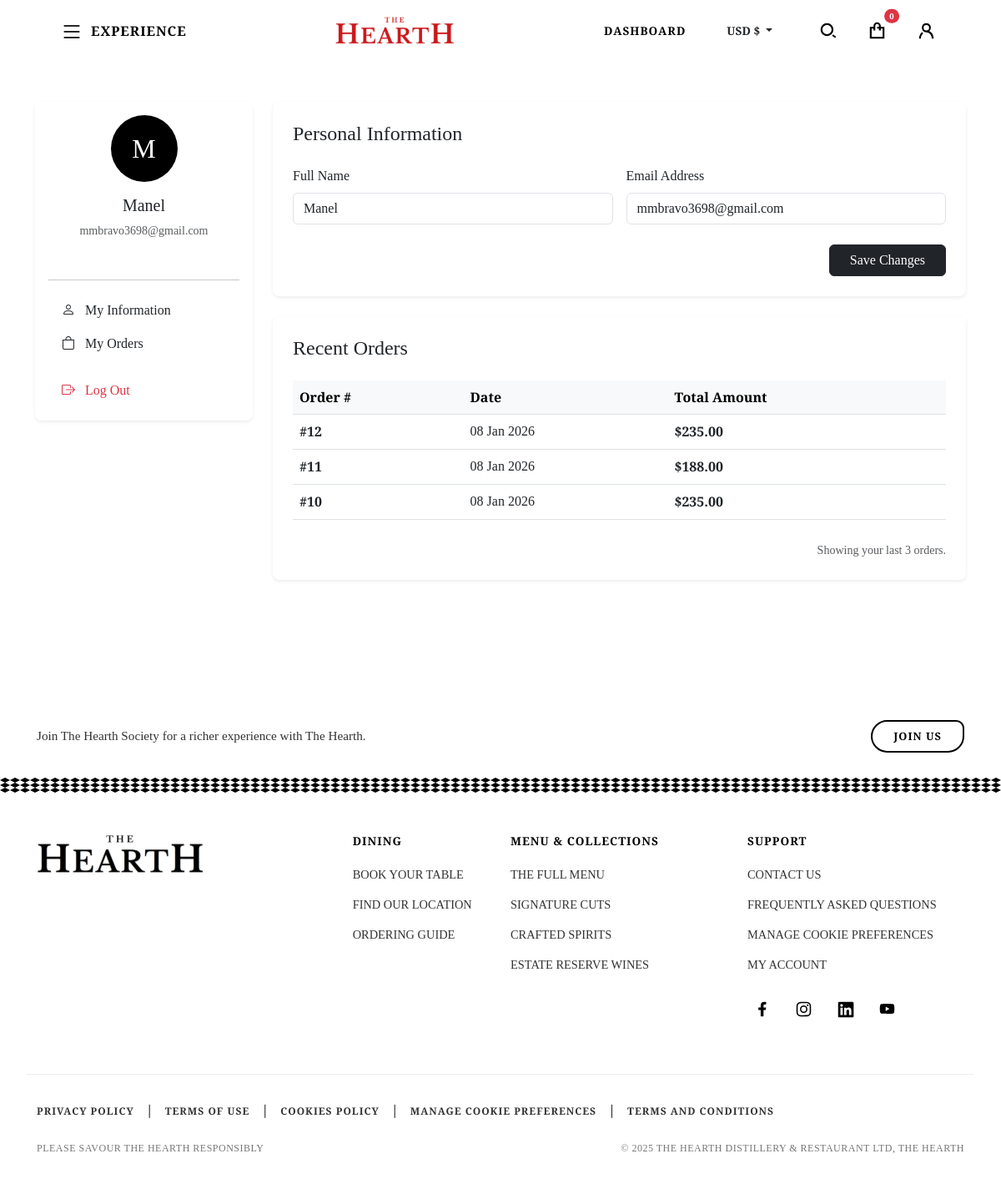
The page /index.php?controller=User&action=profile (signed in) on the database its author committed.
### tables this page shows
CREATE TABLE `user` (
  `user_id` int(11) NOT NULL,
  `name` varchar(50) NOT NULL,
  `last_name` varchar(255) DEFAULT NULL,
  `email` varchar(250) NOT NULL,
  `password` varchar(250) NOT NULL,
  `address` text DEFAULT NULL,
  `phone` varchar(20) DEFAULT NULL,
  `role` enum('customer','admin','staff') NOT NULL DEFAULT 'customer'
);

CREATE TABLE `customer_order` (
  `order_id` int(11) NOT NULL,
  `user_id` int(11) DEFAULT NULL,
  `coupon_used_id` int(11) DEFAULT NULL,
  `table_number` varchar(10) DEFAULT NULL,
  `order_date` datetime DEFAULT current_timestamp(),
  `status` enum('pending','processing','delivered','paid','cancelled') NOT NULL DEFAULT 'pending',
  `subtotal` decimal(10,2) NOT NULL,
  `total_discount` decimal(10,2) NOT NULL DEFAULT 0.00,
  `total_price` decimal(10,2) NOT NULL
);

### controllers/UserController.php (called while the page is built, shortened)
<?php
include_once __DIR__ . '/../models/UserDAO.php';
class UserController {
    public function profile() {
        $userId = $_SESSION['user_id'];
        $user = UserDAO::getUserById($userId);
        $recentOrders = OrderDAO::getLastOrdersByUser($userId, 3);
        require_once __DIR__ . '/../views/user/profile.php';
    }
}
?>

### models/UserDAO.php (called while the page is built, shortened)
<?php
class UserDAO {
    public static function getUserById($id) {
        $con = Database::connect();
        $stmt = $con->prepare("SELECT * FROM user WHERE user_id = ?");
        $stmt->bind_param("i", $id);
        $stmt->execute();
        $result = $stmt->get_result();
        $user = $result->fetch_object();
        return $user;
    }
}
?>

### models/OrderDAO.php (called while the page is built, shortened)
<?php
class OrderDAO {
    public static function getLastOrdersByUser($userId, $limit = 3) {
        $con = Database::connect();
        $sql = "SELECT order_id, order_date, total_price, status
                FROM customer_order
                WHERE user_id = ?
                ORDER BY order_date DESC
                LIMIT ?";
        $stmt = $con->prepare($sql);
        $stmt->bind_param("ii", $userId, $limit);
        $stmt->execute();
        $result = $stmt->get_result();
        $orders = [];
        while ($row = $result->fetch_assoc()) {
            $orders[] = $row;
        }
        return $orders;
    }
}
?>

### views/user/profile.php (the view, shortened to what this page needs)
<div class="container py-5">
    <div class="row">
        <div class="col-md-3">
            <div class="card border-0 shadow-sm p-3">
                <div class="text-center mb-3">
                    <div class="profile-avatar">
                        <?= strtoupper(substr($user->name, 0, 1)) ?>
                    </div>
                    <h5 class="mt-3"><?= htmlspecialchars($user->name) ?></h5>
                    <p class="text-muted small"><?= htmlspecialchars($user->email) ?></p>
                </div>
                <hr>
                <div class="list-group list-group-flush">
                    <a href="#info" class="list-group-item list-group-item-action border-0">
                        <i class="bi bi-person me-2"></i> My Information
                    </a>
                    <a href="#orders" class="list-group-item list-group-item-action border-0">
                        <i class="bi bi-bag me-2"></i> My Orders
                    </a>
                    <a href="index.php?controller=User&action=logout" class="list-group-item list-group-item-action border-0 text-danger mt-3">
                        <i class="bi bi-box-arrow-right me-2"></i> Log Out
                    </a>
                </div>
            </div>
        </div>
        <div class="col-md-9">
            <div id="info" class="card border-0 shadow-sm p-4 mb-4">
                <h4 class="mb-4 profile-title">Personal Information</h4>
                <form action="index.php?controller=User&action=update_profile" method="POST">
                    <div class="row g-3">
                        <div class="col-md-6">
                            <label class="form-label">Full Name</label>
                            <input type="text" name="name" class="form-control" value="<?= htmlspecialchars($user->name) ?>" required>
                        </div>
                        <div class="col-md-6">
                            <label class="form-label">Email Address</label>
                            <input type="email" name="email" class="form-control" value="<?= htmlspecialchars($user->email) ?>" required>
                        </div>
                        <div class="col-12 text-end mt-4">
                            <button type="submit" class="btn btn-dark px-4">Save Changes</button>
                        </div>
                    </div>
                </form>
            </div>
            <div id="orders" class="card border-0 shadow-sm p-4">
                <h4 class="mb-4 profile-title">Recent Orders</h4>
                <?php if (empty($recentOrders)): ?>
                    <div class="alert alert-light border text-center py-4">
                        <i class="bi bi-cart-x fs-2"></i>
                        <p class="mb-0 mt-2">You haven't placed any orders yet.</p>
                    </div>
                <?php else: ?>
                    <div class="table-responsive">
                        <table class="table table-hover align-middle">
                            <thead class="table-light">
                                <tr>
                                    <th>Order #</th>
                                    <th>Date</th>
                                    <th>Total Amount</th>
                                </tr>
                            </thead>
                            <tbody>
                                <?php foreach ($recentOrders as $order): ?>
                                    <tr>
                                        <td><strong>#<?= $order['order_id'] ?></strong></td>
                                        <td><?= date('d M Y', strtotime($order['order_date'])) ?></td>
                                        <td class="fw-bold product-price" data-usd="<?= $order['total_price'] ?>">
                                            $<?= number_format($order['total_price'], 2) ?>
                                        </td>
                                    </tr>
                                <?php endforeach; ?>
                            </tbody>
                        </table>
                    </div>
                    <div class="text-end mt-2">
                        <small class="text-muted">Showing your last 3 orders.</small>
                    </div>
                <?php endif; ?>
            </div>
        </div>
    </div>
</div>

### rows shown on the page
user: name "M", name "Manel", email "mmbravo3698@gmail.com"
customer_order: order_id "12", order_date "08 Jan 2026", total_price "235.00"
customer_order: order_id "11", order_date "08 Jan 2026", total_price "188.00"
customer_order: order_id "10", order_date "08 Jan 2026", total_price "235.00"

### other values the page prints
$_SESSION['cart_count'] "0"
